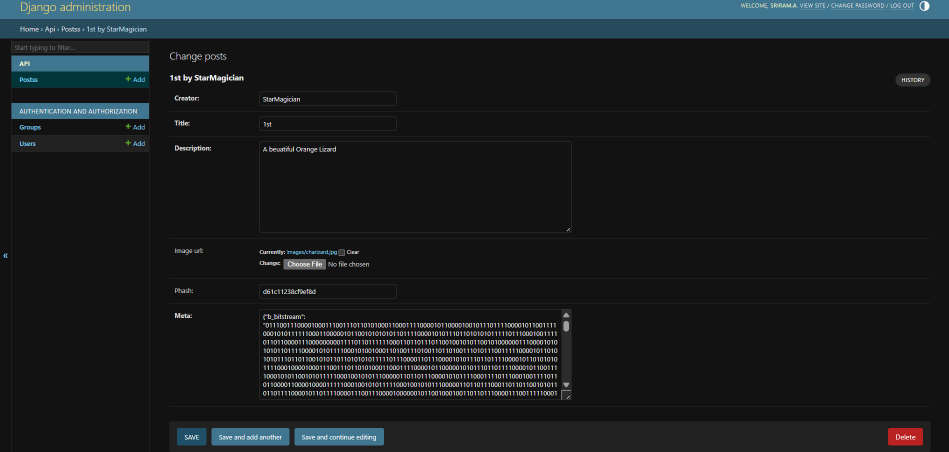
#> input picture images/AdminDashboardPost.png, 1898 x 904 px (shown at 1/2 size)
$ python -i preprocess.py   (imports and definitions only)   (older library calls are emulated)
#> lines starting #> are read from the running program, lines starting #| are printed output that depends on the picture
#> further down, picture is the input picture: shape (904, 1898, 3); mean B, G, R 33.4, 31.1, 26.3
import cv2
import numpy as np
from scipy.fftpack import dct
from PIL import Image, ImageOps


def dct2(img):
    return dct(dct(img.T, norm="ortho").T, norm="ortho")


def generate_phash(img: np.ndarray, hash_size: int = 8) -> str:
    # Convert OpenCV image to PIL Image
#> called with hash_size = 8
    img = cv2.cvtColor(img, cv2.COLOR_BGR2RGB)
    pil_img = Image.fromarray(img)

    # Define the orientations to test
    orientations = [
        ("Original", pil_img.copy()),
        ("Rotated 90", pil_img.copy().rotate(90, expand=True)),
        ("Mirrored", ImageOps.mirror(pil_img.copy())),
    ]

    candidate_hashes = []

    for name, img_obj in orientations:
        # Process each orientation
        resize_dim = hash_size * 4
        img_resized = img_obj.resize((resize_dim, resize_dim), Image.Resampling.LANCZOS)
        img_gray = img_resized.convert("L")

        # Convert to numpy array for DCT
        img_array = np.array(img_gray, dtype=float)
        dct_coeffs = dct2(img_array)
        dct_reduced = dct_coeffs[:hash_size, :hash_size]

        # Compute hash
        ac_coeffs = dct_reduced.flatten()[1:]
        median_val = np.median(ac_coeffs)
        binary_matrix = dct_reduced >= median_val
        binary_str = "".join(binary_matrix.flatten().astype(int).astype(str))
        hex_hash = hex(int(binary_str, 2))[2:]
        candidate_hashes.append(hex_hash)
#> this loop made 3 passes
#> (name, median_val, hex_hash) on passes 1 to 3: ('Original', 8.92, 'cff8c89ca38ca39c'), ('Rotated 90', 10.1, 'ff1f4aaaf54a8a40'), ('Mirrored', 10.11, '9aad98c8f6c8f6c8')
#> pass 1, in generate_phash, `img_resized = img_obj.resize((resize_dim, resize_dim), Image.Resamplin..`:
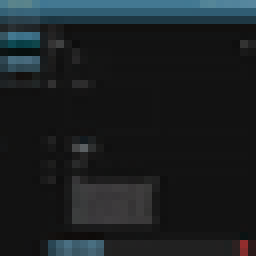
#> img_resized: PIL image 32x32 RGB (shown 8 times larger); mean R, G, B 26.4, 31.2, 33.5
#> pass 1, in generate_phash, `img_gray = img_resized.convert("L")`:
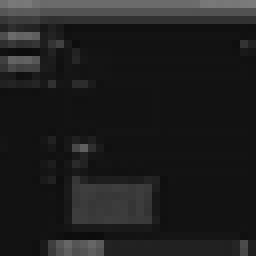
#> img_gray: PIL image 32x32 L (shown 8 times larger); min 12, max 123, mean 30.1
#> pass 1, in generate_phash, `dct_coeffs = dct2(img_array)`:
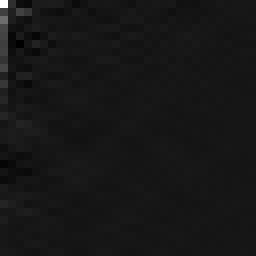
#> dct_coeffs: shape (32, 32) float64 (shown 8 times larger); min -92.09, max 961.6, mean 2.8; drawn with min black and max white
#> after the loop:
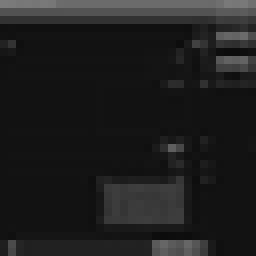
#> img_array: shape (32, 32) float64 (shown 8 times larger); min 12, max 123, mean 30.1
#> after the loop, candidate_hashes = ['cff8c89ca38ca39c', 'ff1f4aaaf54a8a40', '9aad98c8f6c8f6c8']

    # Return the smallest hash as canonical
    return min(candidate_hashes)


def compute_blur_score(img: np.ndarray) -> float:
    """
    Estimate sharpness using the variance of the Laplacian.
    Higher value = sharper image.
    A common threshold for "blurry" is < 100, but this depends on image size.
    Args:
        img: BGR image as a NumPy array.
    Returns:
        Laplacian variance as a float.
    """
    gray = cv2.cvtColor(img, cv2.COLOR_BGR2GRAY)
    laplacian = cv2.Laplacian(gray, cv2.CV_64F)
    return float(laplacian.var())


def apply_grayscale(img: np.ndarray) -> np.ndarray:
    """Convert image to grayscale while preserving 3 channels."""
    gray = cv2.cvtColor(img, cv2.COLOR_BGR2GRAY)
    return cv2.cvtColor(gray, cv2.COLOR_GRAY2BGR)


def upscale_resolution(img: np.ndarray, scale: int = 2) -> np.ndarray:
    """Upscale image using cubic interpolation."""
    height, width = img.shape[:2]
    return cv2.resize(
        img,
        (width * scale, height * scale),
        interpolation=cv2.INTER_CUBIC,
    )

>>> import cv2
>>> picture = cv2.imread('../../images/AdminDashboardPost.png')
>>> result = generate_phash(picture)
#> result = '9aad98c8f6c8f6c8'
